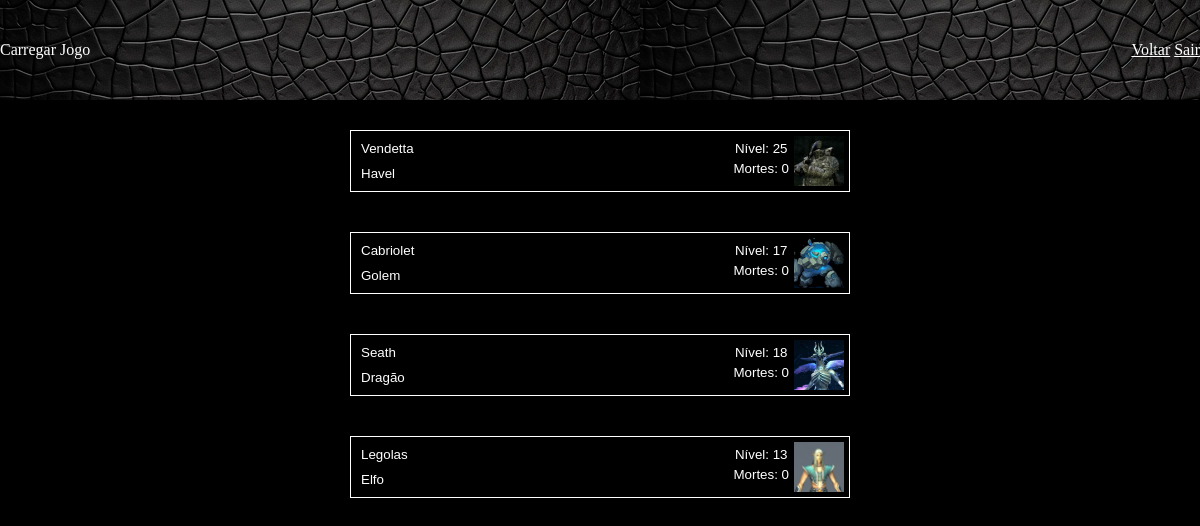
/view/loadgame.php (signed in), run on the app's committed database.
### tables this page shows
CREATE TABLE `personagens` (
  `id_personagem` int(11) NOT NULL,
  `id_usuario` int(11) NOT NULL,
  `id_classe` int(11) NOT NULL,
  `id_presente` int(2) NOT NULL,
  `nome_personagem` varchar(50) NOT NULL,
  `vitalidade` int(2) NOT NULL,
  `vida` int(11) NOT NULL,
  `energia` int(2) NOT NULL,
  `forca` int(2) NOT NULL,
  `destreza` int(2) NOT NULL,
  `inteligencia` int(2) NOT NULL,
  `fe` int(2) NOT NULL,
  `sorte` int(2) NOT NULL,
  `data_criacao` timestamp NOT NULL DEFAULT current_timestamp(),
  `mortes` int(11) NOT NULL,
  `caminho` varchar(50) NOT NULL
);

CREATE TABLE `classes` (
  `id_classe` int(11) NOT NULL,
  `nome_classe` varchar(20) NOT NULL,
  `caminho` varchar(100) NOT NULL,
  `id_arma` int(2) NOT NULL,
  `id_armadura` int(2) NOT NULL,
  `vitalidade` int(2) NOT NULL,
  `energia` int(2) NOT NULL,
  `inteligencia` int(2) NOT NULL,
  `forca` int(2) NOT NULL,
  `destreza` int(2) NOT NULL,
  `fe` int(2) NOT NULL,
  `sorte` int(2) NOT NULL,
  `res_fogo` int(3) NOT NULL,
  `res_sangrar` int(3) NOT NULL,
  `res_loucura` int(3) NOT NULL,
  `res_afogar` int(3) NOT NULL
);

### model/characterMethods.php (the view, shortened to what this page needs)
<?php
    class CharacterMethods {
        private $conn;
        public function __construct($conn) {
            $this->conn = $conn;
        }
        public function getCharacters() {
            $uid = $_SESSION['id_usuario'];
            $sql = "SELECT personagens.id_personagem, personagens.nome_personagem, classes.nome_classe, (personagens.vitalidade + personagens.energia + personagens.forca + personagens.destreza + personagens.fe + personagens.inteligencia + personagens.sorte) / 10 as 'nivel', personagens.mortes, personagens.caminho FROM personagens LEFT JOIN classes ON classes.id_classe = personagens.id_classe WHERE personagens.id_usuario = :userId";
            $stmt = $this->conn->prepare($sql);
            $stmt->bindParam(":userId", $uid);
            if($stmt->execute()) {
                $result = $stmt->fetchAll(PDO::FETCH_ASSOC);
                foreach($result as $row) {
                    echo '<form action="../view/hub.php" method="POST" class="charForm">
                        <input  name="char" id="charId" hidden value="'.$row['id_personagem'].'">
                        <button class="majorChar" id="majorChar">
                            <div class="character-info">
                                <p class="character-name">'.$row['nome_personagem'].'</p>
                                <p class="class-name">'.$row['nome_classe'].'</p>
                            </div>
                                <hr>
                            <div style="display: flex">
                                <div>
                                    <p>Nível: '.number_format($row['nivel'], 0).'</p>
                                    <p>Mortes: '.$row['mortes'].'</p>
                                </div>
                                <img class="miniDisplay" id="imageDisplay" src="../assets/classes_images/'.$row['caminho'].'">
                            </div>
                        </button>
                    </form>';
                }
            }
        }
    }
?>

### view/loadgame.php (shortened to what this page needs)
<?php
    include_once '../model/characterMethods.php';
    $db = new Connect();
    $conn = $db->getConn();
    $char = new CharacterMethods($conn);
?>
<!DOCTYPE html>
    <head>
        <link rel="stylesheet" href="../assets/styles/loadGame.css">
    </head>
    <body>
        <header class="headerLabel">
            <p class="headerText">Carregar Jogo</p>
            <div>
                <a href="../view/intermediate.php" class="headerText">Voltar</a>
                <a href="../controller/logoutController.php" class="headerText">Sair</a>
            </div>
        </header>
        <main>
            <?php $char->getCharacters() ?>
        </main>
    </body>
</html>

### assets/styles/loadGame.css (style rules this page uses)
body { background-color: black; }
main { margin-top: 110px; display: flex; flex-direction: column; align-items: center; }
.headerLabel { top: 0; left: 0; color: white; display: flex; width: 100%; height: 100px; align-items: center; justify-content: space-between; background-image: url('../assets/backgrounds/darksouls.jpg'); position: fixed; }
.headerText { z-index: 1; color: white; font-family: 'Optimus Princeps'; }
.majorChar { width: 50%; min-width: 500px; height: 20%; padding: 5px; margin: 10px auto; border: 1px solid white; background-color: transparent; display: flex; justify-content: space-between; align-self: center; }
.majorChar p { margin: 5px; color: white; }
.miniDisplay { width: 50px; height: 50px; }
.charForm p { color: white; }
.charForm { display: flex; justify-content: space-between; margin: 10px; }
.character-name { display: flex; align-items: start; }
.class-name { display: flex; align-items: end; }
.character-info { display: flex; flex-direction: column; justify-content: center; }

### data on the page
personagens: nome_personagem "Vendetta", classes.nome_classe "Havel", nivel "25", mortes "0", caminho (picture)
personagens: nome_personagem "Cabriolet", classes.nome_classe "Golem", nivel "17", mortes "0", caminho (picture)
personagens: nome_personagem "Seath", classes.nome_classe "Dragão", nivel "18", mortes "0", caminho (picture)
personagens: nome_personagem "Legolas", classes.nome_classe "Elfo", nivel "13", mortes "0", caminho (picture)
